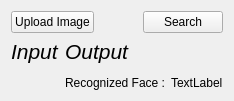
      <widget class="QWidget" name="tab_10">
       <attribute name="title">
        <string>Face Recognition</string>
       </attribute>
       <layout class="QGridLayout" name="gridLayout_15">
        <item row="0" column="0">
         <layout class="QGridLayout" name="gridLayout_13">
          <item row="1" column="0">
           <layout class="QVBoxLayout" name="verticalLayout_26">
            <item>
             <layout class="QVBoxLayout" name="verticalLayout_27">
              <item>
               <widget class="QLabel" name="label_32">
                <property name="font">
                 <font>
                  <pointsize>16</pointsize>
                  <italic>true</italic>
                 </font>
                </property>
                <property name="text">
                 <string>Input</string>
                </property>
               </widget>
              </item>
              <item>
               <widget class="QWidget" name="widget_face_rec_input" native="true">
                <property name="sizePolicy">
                 <sizepolicy hsizetype="Minimum" vsizetype="Expanding">
                  <horstretch>0</horstretch>
                  <verstretch>0</verstretch>
                 </sizepolicy>
                </property>
               </widget>
              </item>
             </layout>
            </item>
           </layout>
          </item>
          <item row="1" column="1">
           <layout class="QVBoxLayout" name="verticalLayout_24">
            <item>
             <layout class="QVBoxLayout" name="verticalLayout_25">
              <item>
               <widget class="QLabel" name="label_19">
                <property name="font">
                 <font>
                  <pointsize>16</pointsize>
                  <italic>true</italic>
                 </font>
                </property>
                <property name="text">
                 <string>Output</string>
                </property>
               </widget>
              </item>
              <item>
               <widget class="QWidget" name="widget_face_rec_output" native="true">
                <property name="sizePolicy">
                 <sizepolicy hsizetype="Minimum" vsizetype="Expanding">
                  <horstretch>0</horstretch>
                  <verstretch>0</verstretch>
                 </sizepolicy>
                </property>
               </widget>
              </item>
             </layout>
            </item>
            <item>
             <layout class="QHBoxLayout" name="horizontalLayout_29">
              <item>
               <widget class="QLabel" name="label_30">
                <property name="text">
                 <string>Recognized Face :</string>
                </property>
               </widget>
              </item>
              <item>
               <widget class="QLabel" name="label_name">
                <property name="text">
                 <string>TextLabel</string>
                </property>
               </widget>
              </item>
             </layout>
            </item>
           </layout>
          </item>
          <item row="0" column="0" colspan="2">
           <layout class="QGridLayout" name="gridLayout_14">
            <item row="2" column="6">
             <widget class="QPushButton" name="pushButton_apply_face_rec">
              <property name="text">
               <string>Search</string>
              </property>
             </widget>
            </item>
            <item row="0" column="2">
             <layout class="QHBoxLayout" name="horizontalLayout_28"/>
            </item>
            <item row="2" column="0">
             <layout class="QHBoxLayout" name="horizontalLayout_27"/>
            </item>
            <item row="2" column="4">
             <widget class="QPushButton" name="pushButton_upload_face_rec">
              <property name="text">
               <string>Upload Image</string>
              </property>
             </widget>
            </item>
            <item row="0" column="6">
             <layout class="QHBoxLayout" name="horizontalLayout_25"/>
            </item>
            <item row="0" column="0">
             <layout class="QHBoxLayout" name="horizontalLayout_24"/>
            </item>
            <item row="2" column="5">
             <spacer name="horizontalSpacer_8">
              <property name="orientation">
               <enum>Qt::Horizontal</enum>
              </property>
              <property name="sizeHint" stdset="0">
               <size>
                <width>40</width>
                <height>20</height>
               </size>
              </property>
             </spacer>
            </item>
           </layout>
          </item>
         </layout>
        </item>
       </layout>
      </widget>
